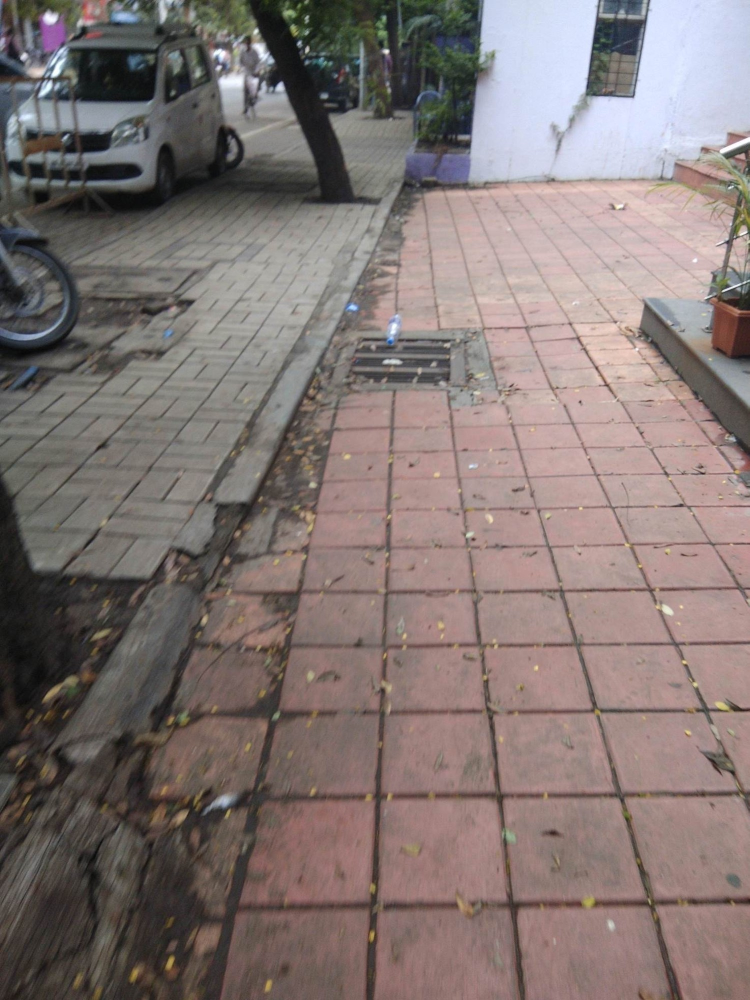
#> input picture frame1.jpg, 1499 x 2000 px, found by its file name (shown at 1/2 size)
$ python vidpatchipy.py
#> lines starting #> are read from the running program, lines starting #| are printed output that depends on the picture
from PIL import Image
import argparse


def patch():

    val = 512
    num = 1
    img = 'FRAMES/frame1.jpg'
    img = Image.open(img)
#> img is the input picture: PIL image 1499x2000 RGB; mean R, G, B 130.5, 118.2, 115.7
    width, height = img.size
#> width = 1499; height = 2000
    width =width+(val-1)
#> width = 2010
    height=height+(val-1)
#> height = 2511
    k=1
    for frame_num in range(1,num+1):
        img='FRAMES/frame'+str(frame_num)+'.jpg'
        img = Image.open(img)
        i=0

        while (i+val<=height):
            j=0
            while (j+val<=width):
                area=(j,i,j+val,i+val)
                img1=img.crop(area)
                path="PATCHES/Patch"+str(k)+".jpg"
                img1.save(path)
                k=k+1
                j=j+val
            i=i+val
#> this loop made 4 passes
#> pass 1, in patch, `img1.save(path)`:
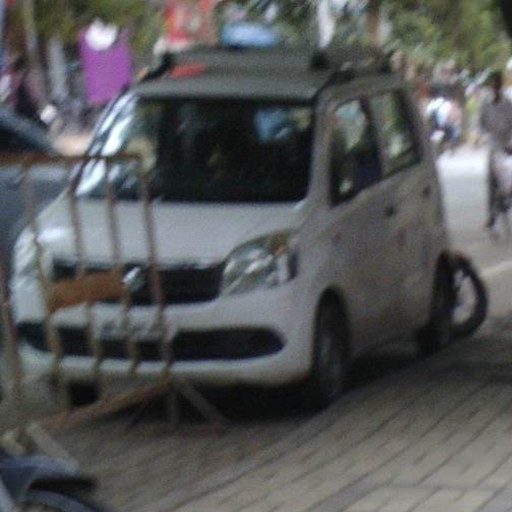
#> saved as Patch1.jpg: PIL image 512x512 RGB; mean R, G, B 85.9, 87.2, 87.6
#> pass 1, in patch, `img1.save(path)`:
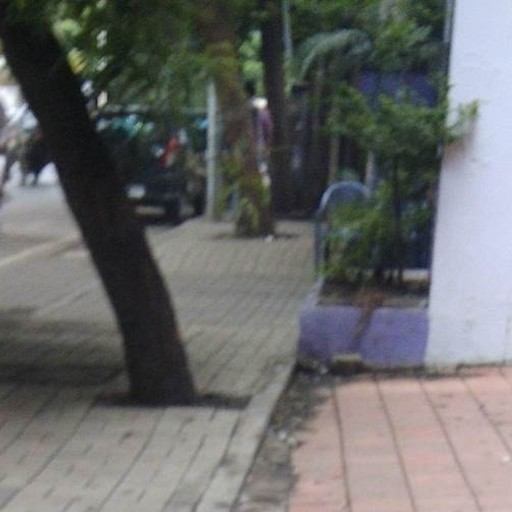
#> saved as Patch2.jpg: PIL image 512x512 RGB; mean R, G, B 104.7, 105.7, 105.3
#> pass 1, in patch, `img1.save(path)`:
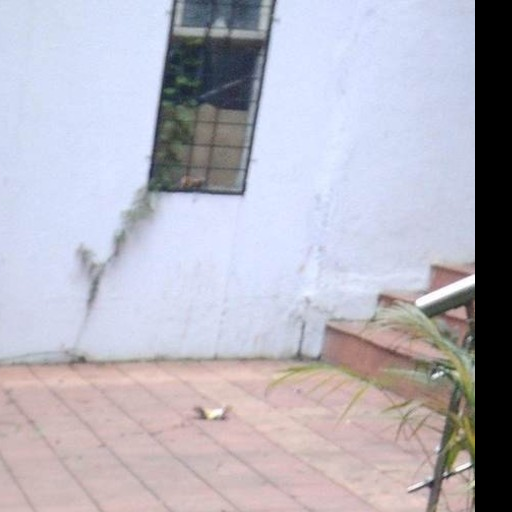
#> saved as Patch3.jpg: PIL image 512x512 RGB; mean R, G, B 180.5, 178.7, 190.1
#> pass 2, in patch, `img1.save(path)`:
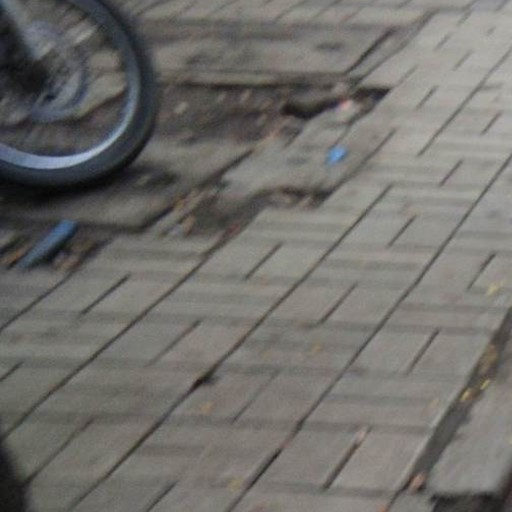
#> saved as Patch4.jpg: PIL image 512x512 RGB; mean R, G, B 113, 111.3, 107.5
#> after the loop:
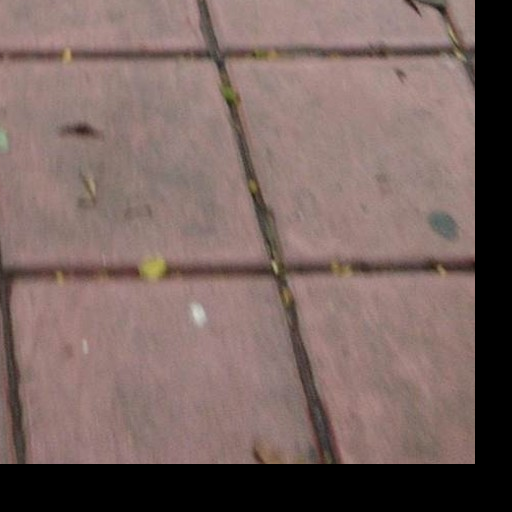
#> img1: PIL image 512x512 RGB; mean R, G, B 122.6, 102.2, 97.9
#> after the loop, i = 2048; k = 13
        print('patched into '+str(k-1)+' parts')
#| patched into 12 parts

if __name__ == "__main__":
    patch()

$ run again, with frame4.jpg copied over frame1.jpg
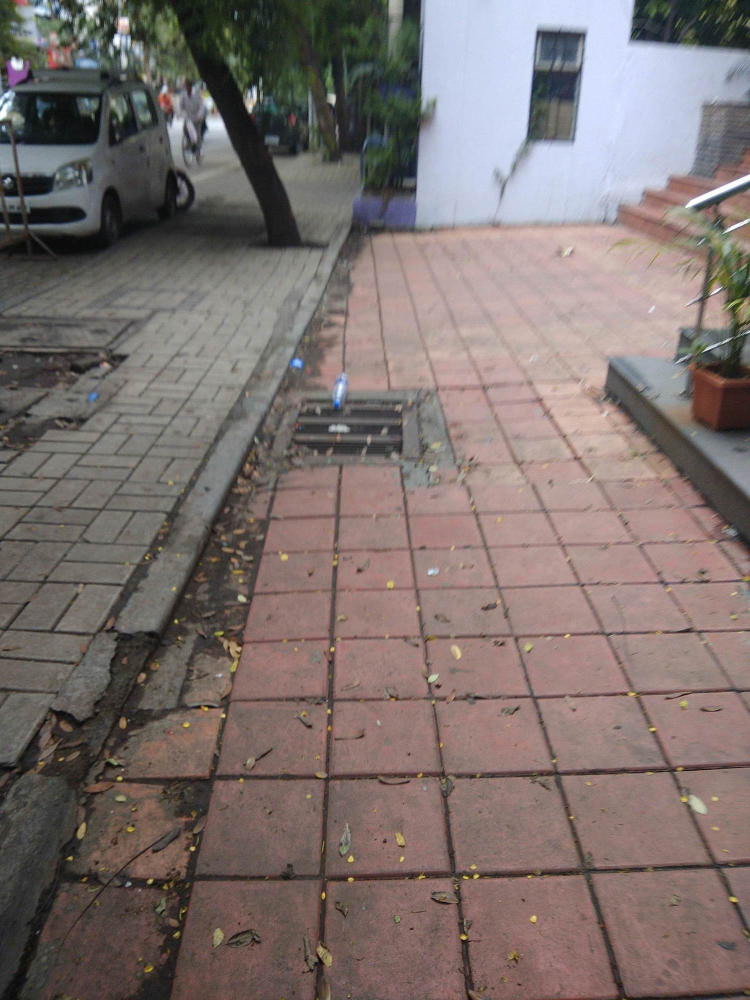
#> input picture frame4.jpg, 1500 x 2000 px, found by its file name (shown at 1/2 size)
#> in patch, img is the input picture: PIL image 1500x2000 RGB; mean R, G, B 124.3, 112.8, 110.1
#> the loop in patch, `while (i+val<=height):` made 4 passes
#> pass 1, in patch, `img1.save(path)`:
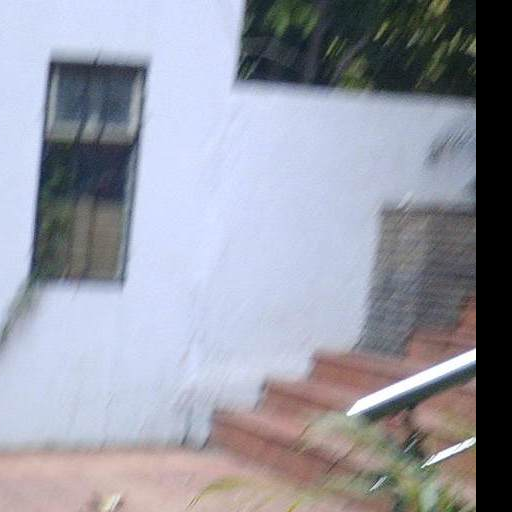
#> saved as Patch3.jpg: PIL image 512x512 RGB; mean R, G, B 149.6, 151.9, 163.8
#> after the loop in patch, `while (i+val<=height):`:
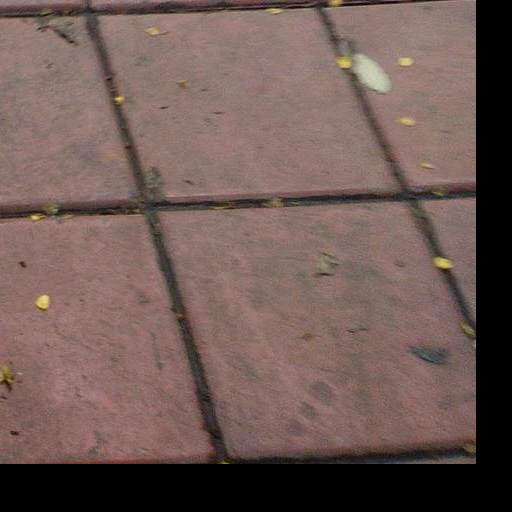
#> img1: PIL image 512x512 RGB; mean R, G, B 111.6, 90.4, 85.8
#> after the loop in patch, `while (i+val<=height):`: i = 2048; k = 13
#| patched into 12 parts

$ run again, with frame43.jpg copied over frame1.jpg
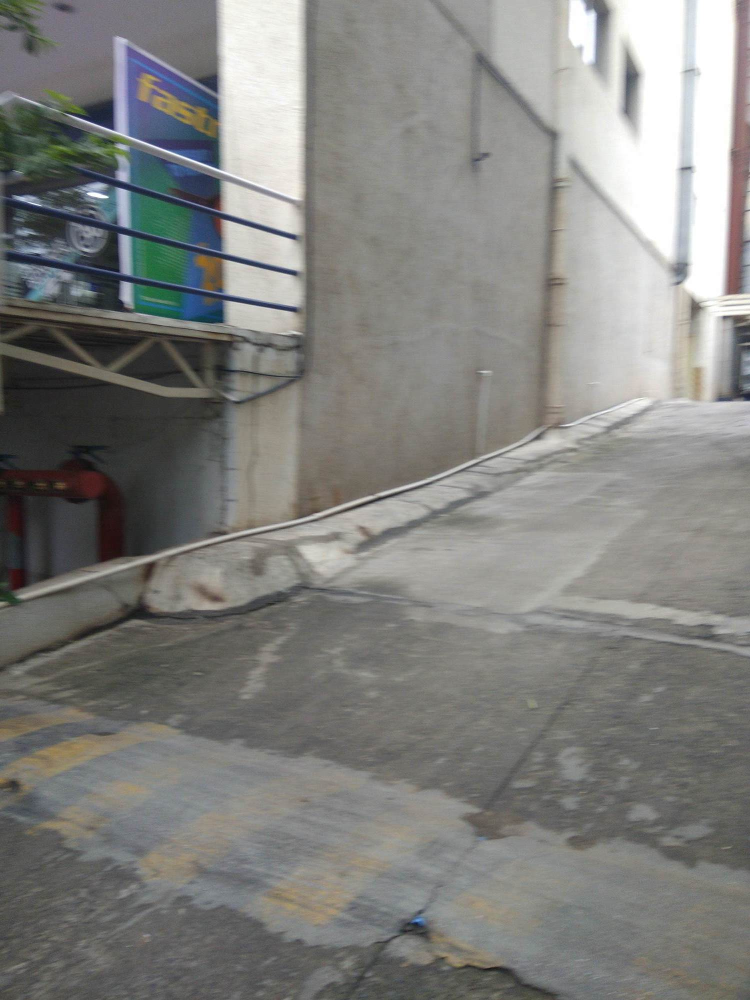
#> input picture frame43.jpg, 1500 x 2000 px, found by its file name (shown at 1/2 size)
#> in patch, img is the input picture: PIL image 1500x2000 RGB; mean R, G, B 129.4, 129.6, 126.6
#> the loop in patch, `while (i+val<=height):` made 4 passes
#> pass 1, in patch, `img1.save(path)`:
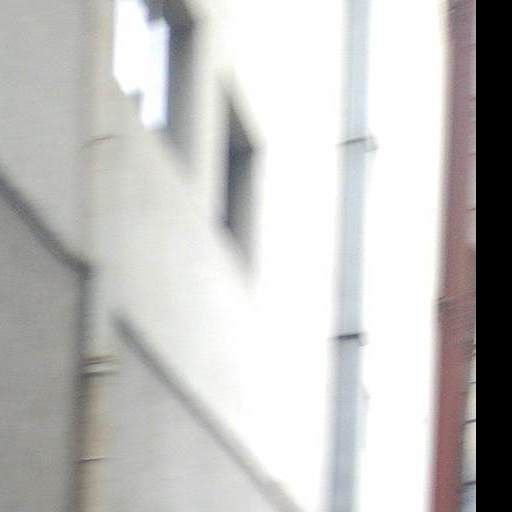
#> saved as Patch3.jpg: PIL image 512x512 RGB; mean R, G, B 194, 192.9, 191.9
#> after the loop in patch, `while (i+val<=height):`:
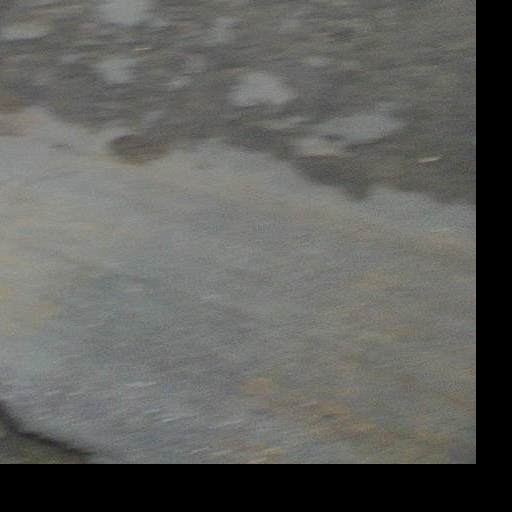
#> img1: PIL image 512x512 RGB; mean R, G, B 97.2, 97.6, 94.3
#> after the loop in patch, `while (i+val<=height):`: i = 2048; k = 13
#| patched into 12 parts

$ run again, with frame45.jpg copied over frame1.jpg
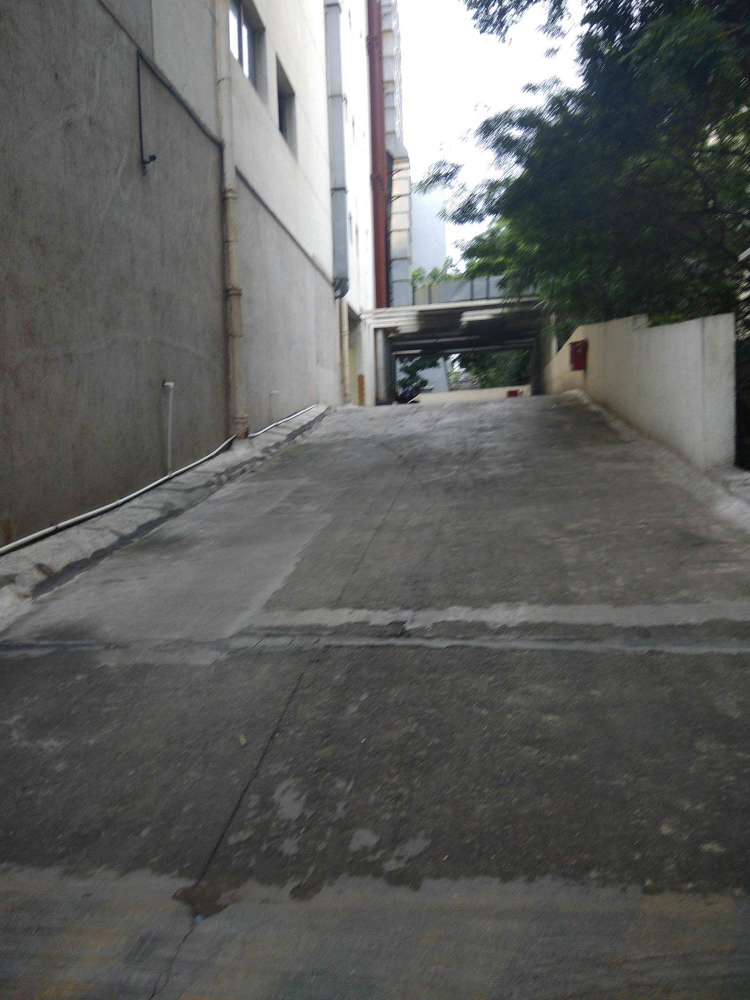
#> input picture frame45.jpg, 1500 x 2000 px, found by its file name (shown at 1/2 size)
#> in patch, img is the input picture: PIL image 1500x2000 RGB; mean R, G, B 95.4, 96.6, 94.9
#> the loop in patch, `while (i+val<=height):` made 4 passes
#> pass 1, in patch, `img1.save(path)`:
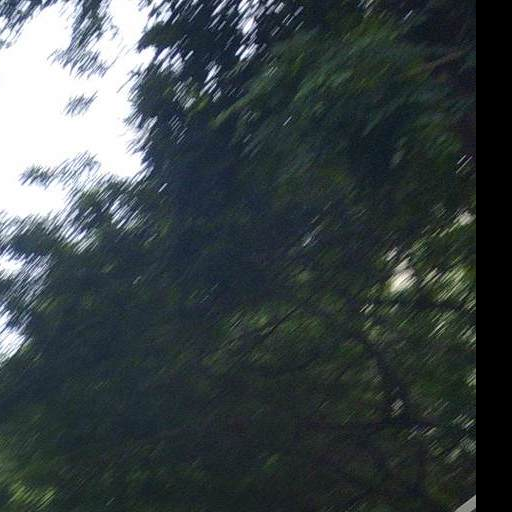
#> saved as Patch3.jpg: PIL image 512x512 RGB; mean R, G, B 59.7, 68.7, 70.4
#> after the loop in patch, `while (i+val<=height):`:
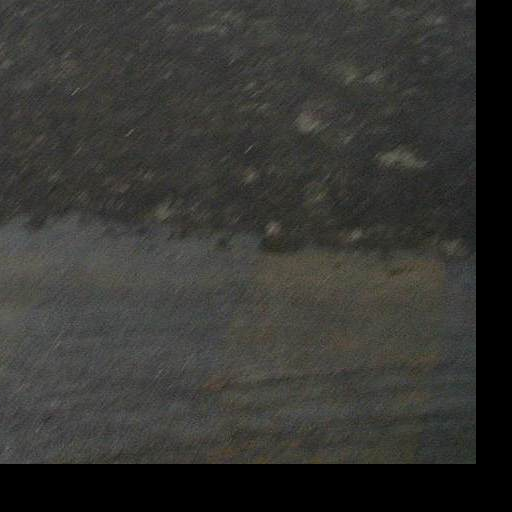
#> img1: PIL image 512x512 RGB; mean R, G, B 53.9, 53.9, 50.6
#> after the loop in patch, `while (i+val<=height):`: i = 2048; k = 13
#| patched into 12 parts
